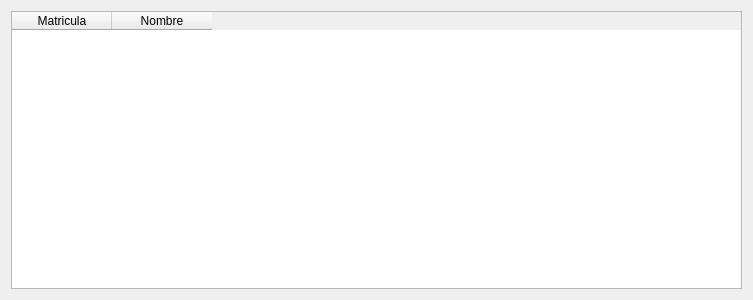
<?xml version="1.0" encoding="UTF-8"?>
<ui version="4.0">
 <class>busqueda</class>
 <widget class="QWidget" name="busqueda">
  <property name="geometry">
   <rect>
    <x>0</x>
    <y>0</y>
    <width>753</width>
    <height>300</height>
   </rect>
  </property>
  <property name="font">
   <font>
    <family>Segoe UI</family>
    <pointsize>9</pointsize>
   </font>
  </property>
  <property name="windowTitle">
   <string>RESULTADOS</string>
  </property>
  <property name="windowIcon">
   <iconset resource="icons.qrc">
    <normaloff>:/new/prefix1/iconos/esfera48.png</normaloff>:/new/prefix1/iconos/esfera48.png</iconset>
  </property>
  <layout class="QVBoxLayout" name="verticalLayout">
   <item>
    <widget class="QTableWidget" name="tabla">
     <property name="font">
      <font>
       <family>Segoe UI</family>
       <pointsize>9</pointsize>
      </font>
     </property>
     <column>
      <property name="text">
       <string>Matricula</string>
      </property>
     </column>
     <column>
      <property name="text">
       <string>Nombre</string>
      </property>
     </column>
    </widget>
   </item>
  </layout>
 </widget>
 <resources>
  <include location="icons.qrc"/>
 </resources>
 <connections/>
</ui>
